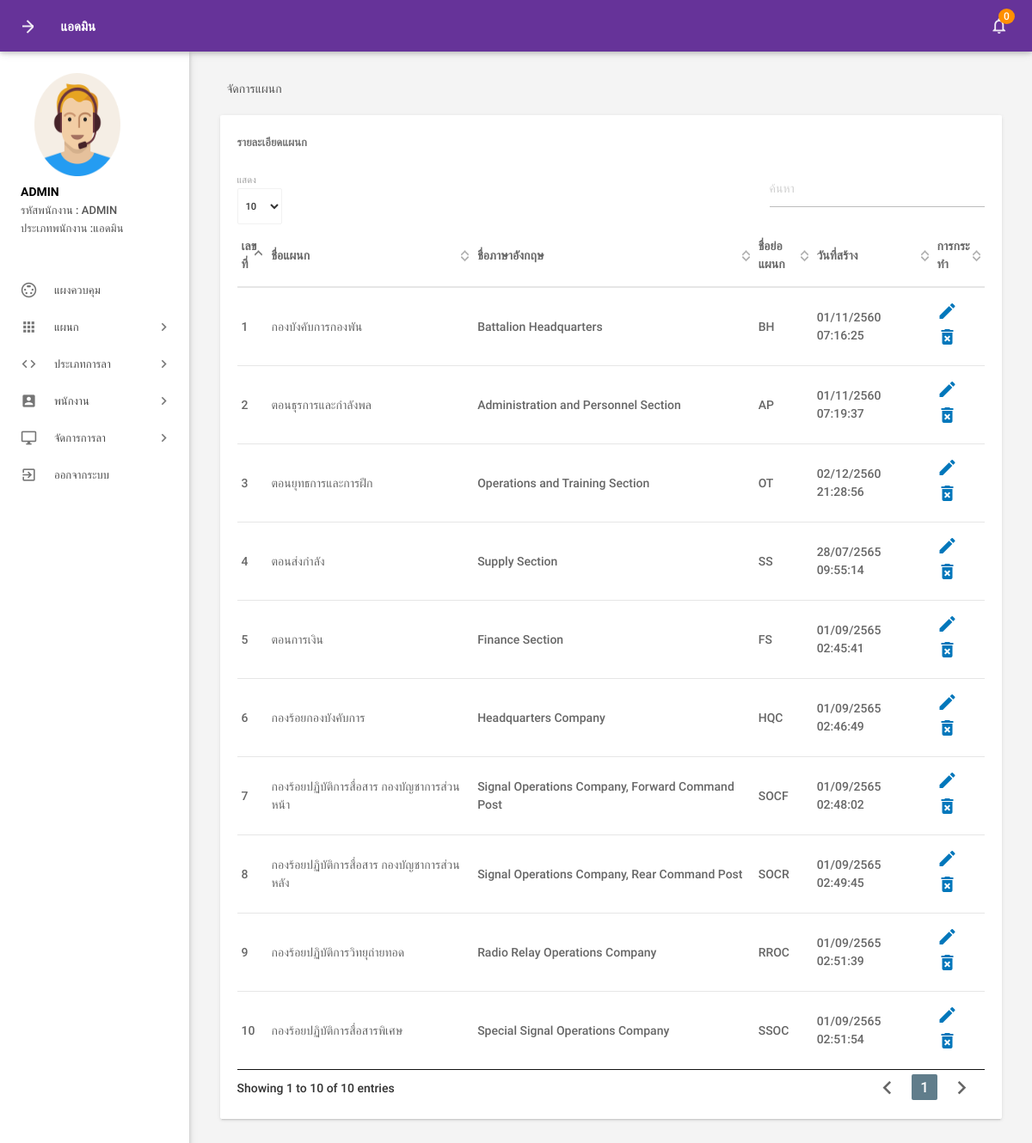
The page /admin/managedepartments.php (signed in) on the database its author committed.
### tables this page shows
CREATE TABLE `picture` (
  `id` int(11) NOT NULL,
  `path` text NOT NULL,
  `eid` int(11) NOT NULL
);

CREATE TABLE `tblemployees` (
  `id` int(11) NOT NULL,
  `EmpId` varchar(100) NOT NULL,
  `Prefix` varchar(100) NOT NULL,
  `FirstName` varchar(150) NOT NULL,
  `LastName` varchar(150) NOT NULL,
  `EmailId` varchar(200) NOT NULL,
  `Password` varchar(180) NOT NULL,
  `Gender` enum('ชาย','หญิง','อื่นๆ') NOT NULL,
  `Dob` varchar(100) NOT NULL,
  `Department` varchar(255) NOT NULL,
  `Address` varchar(255) NOT NULL,
  `provinces` varchar(200) NOT NULL,
  `amphures` varchar(100) NOT NULL,
  `districts` varchar(150) NOT NULL,
  `zip_code` text NOT NULL,
  `Phonenumber` char(11) NOT NULL,
  `Status` int(1) NOT NULL,
  `Type_Employee` enum('พนักงานทั่วไป','แอดมิน') NOT NULL,
  `RegDate` timestamp NOT NULL DEFAULT current_timestamp()
);

CREATE TABLE `tbldepartments` (
  `id` int(11) NOT NULL,
  `DepartmentName` varchar(150) DEFAULT NULL,
  `DepartmentShortName` varchar(100) NOT NULL,
  `DepartmentCode` varchar(50) DEFAULT NULL,
  `CreationDate` timestamp NULL DEFAULT current_timestamp()
);

### admin/managedepartments.php (the view, shortened to what this page needs)
<?php
include('includes/config.php');
if (strlen($_SESSION['alogin']) == 0) {
    header('location:index.php');
} else {
?>
    <!DOCTYPE html>
    <html lang="th">
    <head>
        <link type="text/css" rel="stylesheet" href="../assets/plugins/materialize/css/materialize.min.css" />
        <link href="../assets/plugins/material-preloader/css/materialPreloader.min.css" rel="stylesheet">
        <link href="../assets/plugins/datatables/css/jquery.dataTables.min.css" rel="stylesheet">
        <link href="../assets/css/alpha.min.css" rel="stylesheet" type="text/css" />
        <link href="../assets/css/custom.css" rel="stylesheet" type="text/css" />
    </head>
    <body>
        <?php include('includes/header.php'); ?>
        <?php include('includes/sidebar.php'); ?>
        <main class="mn-inner">
            <div class="row">
                <div class="col s12">
                    <div class="page-title">จัดการแผนก</div>
                </div>
                <div class="col s12 m12 l12">
                    <div class="card">
                        <div class="card-content">
                            <span class="card-title">รายละเอียดแผนก</span>
                            <table id="example" class="display responsive-table ">
                                <thead>
                                    <tr>
                                        <th>เลขที่</th>
                                        <th>ชื่อแผนก</th>
                                        <th>ชื่อภาษาอังกฤษ</th>
                                        <th>ชื่อย่อแผนก</th>
                                        <th>วันที่สร้าง</th>
                                        <th>การกระทำ</th>
                                    </tr>
                                </thead>
                                <tbody>
                                    <?php $sql = "SELECT * from tbldepartments";
                                    $query = $dbh->prepare($sql);
                                    $query->execute();
                                    $results = $query->fetchAll(PDO::FETCH_OBJ);
                                    $cnt = 1;
                                    if ($query->rowCount() > 0) {
                                        foreach ($results as $result) {               ?>
                                            <tr>
                                                <td> <?php echo htmlentities($cnt); ?></td>
                                                <td><?php echo htmlentities($result->DepartmentName); ?></td>
                                                <td><?php echo htmlentities($result->DepartmentShortName); ?></td>
                                                <td><?php echo htmlentities($result->DepartmentCode); ?></td>
                                                <td><?php echo date('d/m/Y H:i:s', strtotime("+543 years", strtotime(($result->CreationDate)))); ?></td>
                                                <td><a href="editdepartment.php?deptid=<?php echo htmlentities($result->id); ?>"><i class="material-icons">mode_edit</i></a><a href="managedepartments.php?del=<?php echo htmlentities($result->id); ?>" onclick="return confirm('คุณต้องการที่จะลบแผนก <?php echo htmlentities($result->DepartmentName); ?>?');"> <i class="material-icons">delete_forever</i></a></td>
                                            </tr>
                                    <?php $cnt++;
                                        }
                                    } ?>
                                </tbody>
                            </table>
                        </div>
                    </div>
                </div>
            </div>
        </main>
        </div>
        <div class="left-sidebar-hover"></div>
    </body>
    </html>
<?php } ?>

### admin/includes/header.php (shortened to what this page needs)
<div class="mn-content fixed-sidebar">
    <header class="mn-header navbar-fixed">
        <nav class="cyan darken-1">
            <div class="nav-wrapper row">
                <section class="material-design-hamburger navigation-toggle">
                    <a href="#" data-activates="slide-out" class="button-collapse show-on-large material-design-hamburger__icon">
                        <span class="material-design-hamburger__layer"></span>
                    </a>
                </section>
                <div class="header-title col s3">
                    <span class="chapter-title">แอดมิน</span>
                </div>
                <ul class="right col s9 m3 nav-right-menu">
                    <li class="hide-on-small-and-down"><a href="javascript:void(0)" data-activates="dropdown1" class="dropdown-button dropdown-right show-on-large"><i class="material-icons">notifications_none</i>
                            <?php
                            $isread = 0;
                            $sql = "SELECT id from tblleaves where IsRead=:isread";
                            $query = $dbh->prepare($sql);
                            $query->bindParam(':isread', $isread, PDO::PARAM_STR);
                            $query->execute();
                            $unreadcount = $query->rowCount(); ?>
                            <span class="badge"><?php echo htmlentities($unreadcount); ?></span></a></li>
                </ul>
            </div>
        </nav>
    </header>

### admin/includes/sidebar.php (shortened to what this page needs)
     <aside id="slide-out" class="side-nav white fixed">
         <div class="side-nav-wrapper">
             <div class="sidebar-profile">
                 <div class="sidebar-profile-image">
                     <?php
                        $eid = $_SESSION['eid'];
                        $sql2 = "SELECT * from  tblemployees left join picture on picture.eid = tblemployees.id where tblemployees.id  =:eid order by picture.id desc";
                        $query2 = $dbh->prepare($sql2);
                        $query2->bindParam(':eid', $eid, PDO::PARAM_STR);
                        $query2->execute();
                        $results2 = $query2->fetch(PDO::FETCH_ASSOC);
                        if
                        (!is_null($results2['path'])){
                            $image_src = (isset($_SERVER['HTTPS']) && $_SERVER['HTTPS'] === 'on' ? "https" : "http") . "://$_SERVER[HTTP_HOST]/elms/images/" . $results2['path'];
                        }
                        else{
                            $image_src = (isset($_SERVER['HTTPS']) && $_SERVER['HTTPS'] === 'on' ? "https" : "http") . "://$_SERVER[HTTP_HOST]/elms/images/default.png" ;
                        }
?>
                     <a
                         href="form-images.php?eid=<?= $_SESSION['eid'] ?>&redirecturl=<?=(isset($_SERVER['HTTPS']) && $_SERVER['HTTPS'] === 'on' ? "https" : "http") . "://$_SERVER[HTTP_HOST]$_SERVER[REQUEST_URI]";?>"><img
                             src="<?= $image_src  ?>" alt=""></a>
                 </div>
                 <div class="sidebar-profile-info">
                     <?php
                        $eid = $_SESSION['eid'];
                        $sql = "SELECT FirstName,LastName,EmpId,Type_Employee,Prefix from  tblemployees where id=:eid";
                        $query = $dbh->prepare($sql);
                        $query->bindParam(':eid', $eid, PDO::PARAM_STR);
                        $query->execute();
                        $results = $query->fetchAll(PDO::FETCH_OBJ);
                        if ($query->rowCount() > 0) {
                            foreach ($results as $result) {               ?>
                     <p><?php echo htmlentities($result->Prefix . " " . $result->FirstName . " " . $result->LastName); ?>
                     </p>
                     <span>รหัสพนักงาน : </span><span><?php echo htmlentities($result->EmpId) ?></span> <br>
                     <span>ประเภทพนักงาน :<?php echo htmlentities($result->Type_Employee) ?></span>
                     <?php }
                        } ?>
                 </div>
             </div>
             <ul class="sidebar-menu collapsible collapsible-accordion" data-collapsible="accordion">
                 <li class="no-padding"><a class="waves-effect waves-grey" href="dashboard.php"><i
                             class="material-icons">settings_input_svideo</i>แผงควบคุม</a></li>
                 <li class="no-padding">
                     <a class="collapsible-header waves-effect waves-grey"><i class="material-icons">apps</i>แผนก<i
                             class="nav-drop-icon material-icons">keyboard_arrow_right</i></a>
                 </li>
                 <li class="no-padding">
                     <a class="collapsible-header waves-effect waves-grey"><i
                             class="material-icons">code</i>ประเภทการลา<i
                             class="nav-drop-icon material-icons">keyboard_arrow_right</i></a>
                 </li>
                 <li class="no-padding">
                     <a class="collapsible-header waves-effect waves-grey"><i
                             class="material-icons">account_box</i>พนักงาน<i
                             class="nav-drop-icon material-icons">keyboard_arrow_right</i></a>
                 </li>
                 <li class="no-padding">
                     <a class="collapsible-header waves-effect waves-grey"><i
                             class="material-icons">desktop_windows</i>จัดการการลา<i
                             class="nav-drop-icon material-icons">keyboard_arrow_right</i></a>
                 </li>
                 <li class="no-padding">
                     <a class="waves-effect waves-grey" href="logout.php"><i
                             class="material-icons">exit_to_app</i>ออกจากระบบ</a>
                 </li>
             </ul>
         </div>
     </aside>

### assets/css/custom.css (style rules this page uses)
header.mn-header.navbar-fixed .cyan.darken-1 { background: #663399 !important; }

### rows shown on the page
picture: path (placeholder picture)
tblemployees: Prefix+FirstName+LastName "ADMIN", EmpId "ADMIN", Type_Employee "แอดมิน"
tbldepartments: DepartmentName "กองบังคับการกองพัน", DepartmentShortName "Battalion Headquarters", DepartmentCode "BH", CreationDate "01/11/2560 07:16:25"
tbldepartments: DepartmentName "ตอนธุรการและกำลังพล", DepartmentShortName "Administration and Personnel Section", DepartmentCode "AP", CreationDate "01/11/2560 07:19:37"
tbldepartments: DepartmentName "ตอนยุทธการและการฝึก", DepartmentShortName "Operations and Training Section", DepartmentCode "OT", CreationDate "02/12/2560 21:28:56"
tbldepartments: DepartmentName "ตอนส่งกำลัง", DepartmentShortName "Supply Section", DepartmentCode "SS", CreationDate "28/07/2565 09:55:14"
tbldepartments: DepartmentName "ตอนการเงิน", DepartmentShortName "Finance Section", DepartmentCode "FS", CreationDate "01/09/2565 02:45:41"
tbldepartments: DepartmentName "กองร้อยกองบังคับการ", DepartmentShortName "Headquarters Company", DepartmentCode "HQC", CreationDate "01/09/2565 02:46:49"
tbldepartments: DepartmentName "กองร้อยปฏิบัติการสื่อสาร กองบัญชาการส่วนหน้า", DepartmentShortName "Signal Operations Company, Forward Command Post", DepartmentCode "SOCF", CreationDate "01/09/2565 02:48:02"
tbldepartments: DepartmentName "กองร้อยปฏิบัติการสื่อสาร กองบัญชาการส่วนหลัง", DepartmentShortName "Signal Operations Company, Rear Command Post", DepartmentCode "SOCR", CreationDate "01/09/2565 02:49:45"
tbldepartments: DepartmentName "กองร้อยปฏิบัติการวิทยุถ่ายทอด", DepartmentShortName "Radio Relay Operations Company", DepartmentCode "RROC", CreationDate "01/09/2565 02:51:39"
tbldepartments: DepartmentName "กองร้อยปฏิบัติการสื่อสารพิเศษ", DepartmentShortName "Special Signal Operations Company", DepartmentCode "SSOC", CreationDate "01/09/2565 02:51:54"

### other values the page prints
$unreadcount "0"
